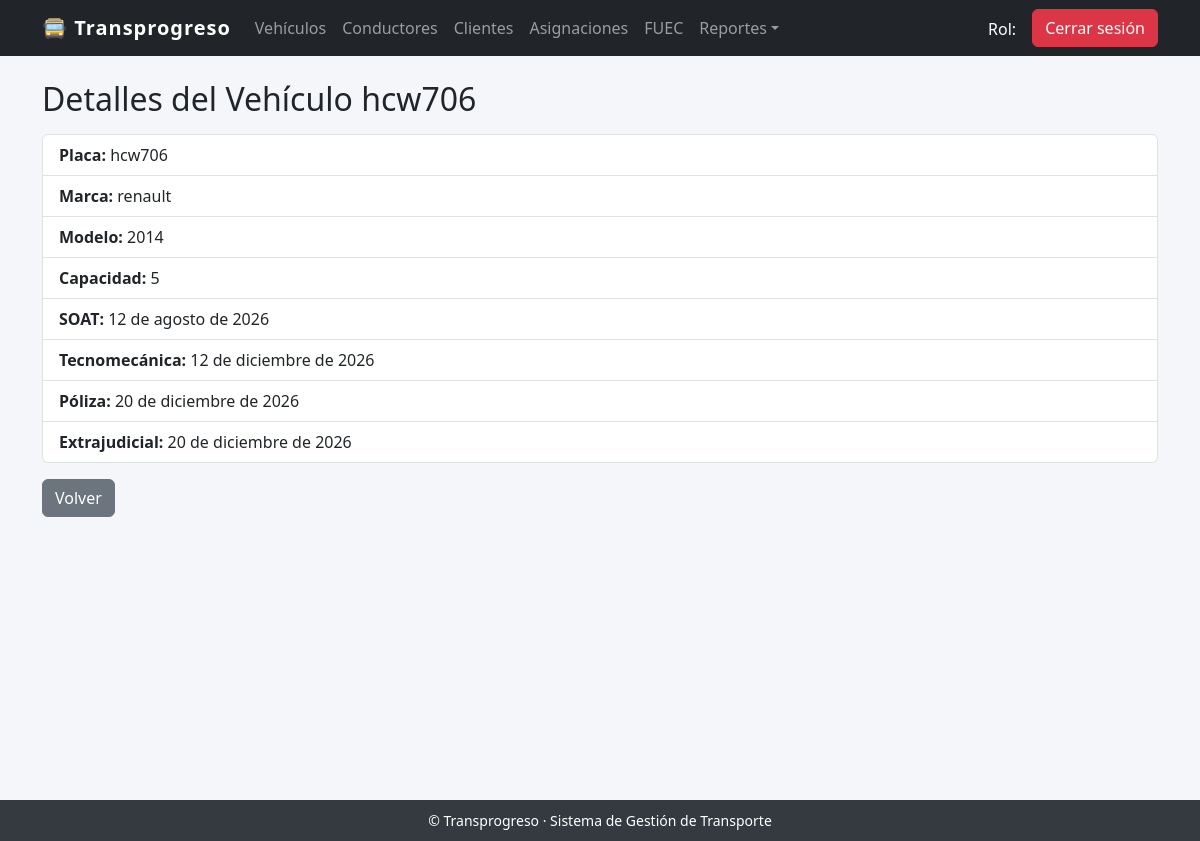
Screenshot of /vehiculos/11/ (signed in) with the database file from the repository.
### gestion_vehiculos/models.py (models this page shows, shortened)
class Vehiculo(models.Model):
    placa = models.CharField(max_length=10, unique=True)
    marca = models.CharField(max_length=50)
    modelo = models.CharField(max_length=50)
    capacidad = models.IntegerField(null=True, blank=True)
    soat_fecha = models.DateField(null=True, blank=True)
    tecnomecanica_fecha = models.DateField(null=True, blank=True)
    poliza_fecha = models.DateField(null=True, blank=True)
    extrajudicial_fecha = models.DateField(null=True, blank=True)
    soat_archivo = models.FileField(upload_to="documentos/soat/", null=True, blank=True)
    tecnomecanica_archivo = models.FileField(upload_to="documentos/tecnomecanica/", null=True, blank=True)
    poliza_archivo = models.FileField(upload_to="documentos/polizas/", null=True, blank=True)

### gestion_vehiculos/views.py (the view)
# urls.py: path('vehiculos/<int:id>/', views.vehiculo_detalle, name='vehiculo_detalle'),
@login_required
def vehiculo_detalle(request, id):
    vehiculo = get_object_or_404(Vehiculo, id=id)
    return render(request, "vehiculos/detalle.html", {"vehiculo": vehiculo})

### templates/vehiculos/detalle.html
{% extends 'base.html' %}
{% block content %}
<div class="container mt-4">
    <h2 class="mb-3">Detalles del Vehículo {{ vehiculo.placa }}</h2>
    <ul class="list-group">
        <li class="list-group-item"><strong>Placa:</strong> {{ vehiculo.placa }}</li>
        <li class="list-group-item"><strong>Marca:</strong> {{ vehiculo.marca }}</li>
        <li class="list-group-item"><strong>Modelo:</strong> {{ vehiculo.modelo }}</li>
        <li class="list-group-item"><strong>Capacidad:</strong> {{ vehiculo.capacidad }}</li>
        <li class="list-group-item"><strong>SOAT:</strong> {{ vehiculo.soat_fecha }}</li>
        <li class="list-group-item"><strong>Tecnomecánica:</strong> {{ vehiculo.tecnomecanica_fecha }}</li>
        <li class="list-group-item"><strong>Póliza:</strong> {{ vehiculo.poliza_fecha }}</li>
        <li class="list-group-item"><strong>Extrajudicial:</strong> {{ vehiculo.extrajudicial_fecha }}</li>
    </ul>
    <a href="{% url 'vehiculos' %}" class="btn btn-secondary mt-3">Volver</a>
</div>
{% endblock %}

### templates/base.html (style rules this page uses)
body { background-color: #f4f6f9; }

### rows the page displays
Vehiculo: placa "hcw706", marca "renault", modelo "2014", capacidad "5", soat_fecha "12 de agosto de 2026", tecnomecanica_fecha "12 de diciembre de 2026", poliza_fecha "20 de diciembre de 2026", extrajudicial_fecha "20 de diciembre de 2026"
